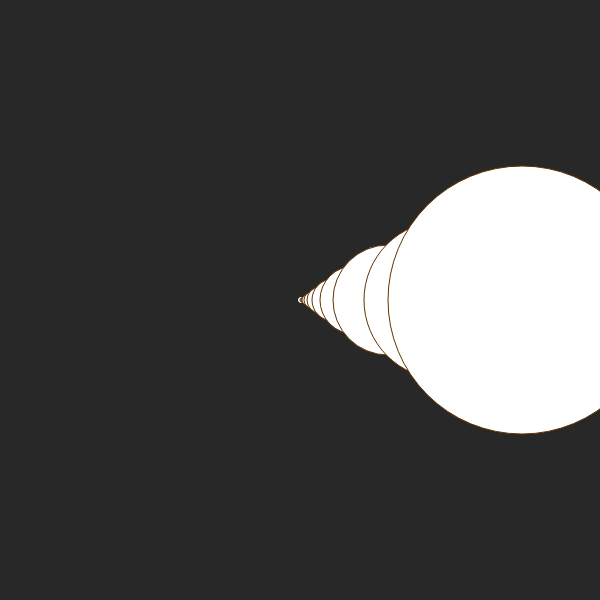
Frame 1 (no input)
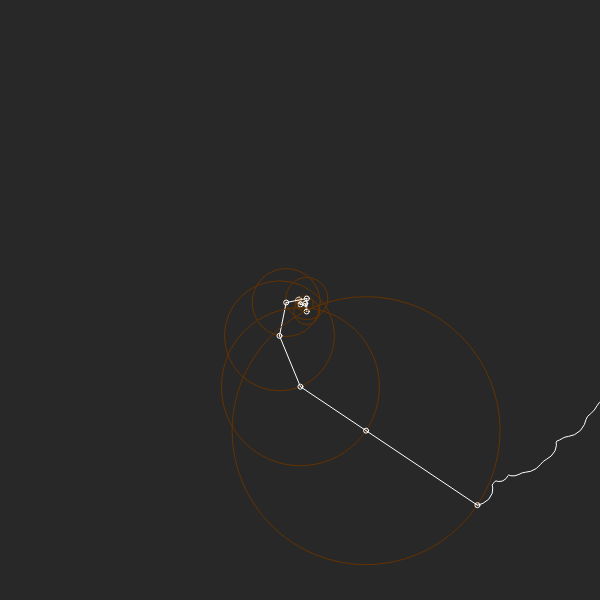
Frame 60 (no input)
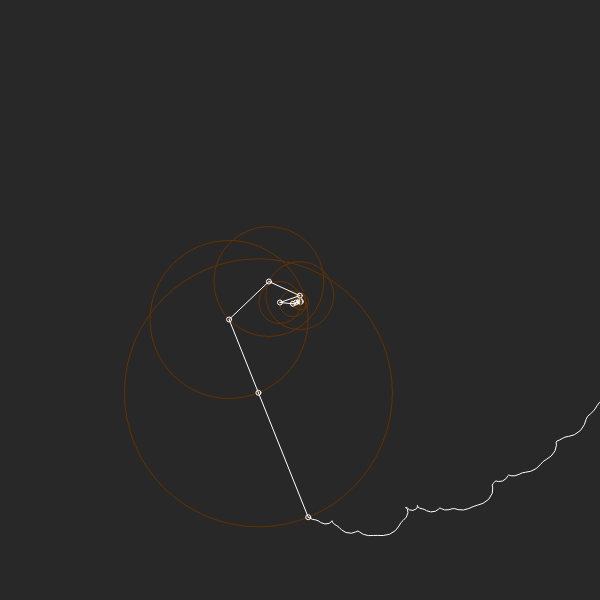
Frame 120 (the mouse pressed at the canvas centre since frame 60)

The p5.js sketch that drew these frames (run headless with seeded random() and noise() and a simulated clock; from frame 60 on, the mouse is pressed at the canvas centre):

// p5.js sketch
// ── sketch.js
let ratio = 1;
let rs = [1,1,2,3,5,8,13,21,34,55,79,134];
let thetas = [0,0,0,0,0,0,0,0,0,0,0,0];
let thetasStep = [1.34,0.79,0.55,0.34,0.21,0.13,0.08,0.05,0.03,0.02,0.01,0.01];
let wave = [];
let maxWave = 4000;
function setup() {
  createCanvas(600, 600);
  frameRate(240)
}

function draw() {
  background(40);
  translate(width/2, height/2);
  
  let x = 0, y = 0, oldx = 0, oldy = 0;
  let n = rs.length;
  
  for (let i = 0; i< n; i++){

    x = oldx + rs[i] * cos(thetas[i]);
    y = oldy + rs[i] * sin(thetas[i]);
    stroke(100,50,0);
    circle(oldx,oldy,2*rs[i])
    stroke(255);
    line(oldx,oldy,x,y);
    circle(x, y, 5);
    thetas[i] += thetasStep[i];
    oldx = x;
    oldy = y;
  }
  
  wave.unshift(createVector(x,y));
  
  noFill();
  beginShape();
  for(let w of wave){
    vertex(w.x, w.y);
  }
  endShape();
  
  if(wave.length > maxWave){
    wave.pop();
  }
}
